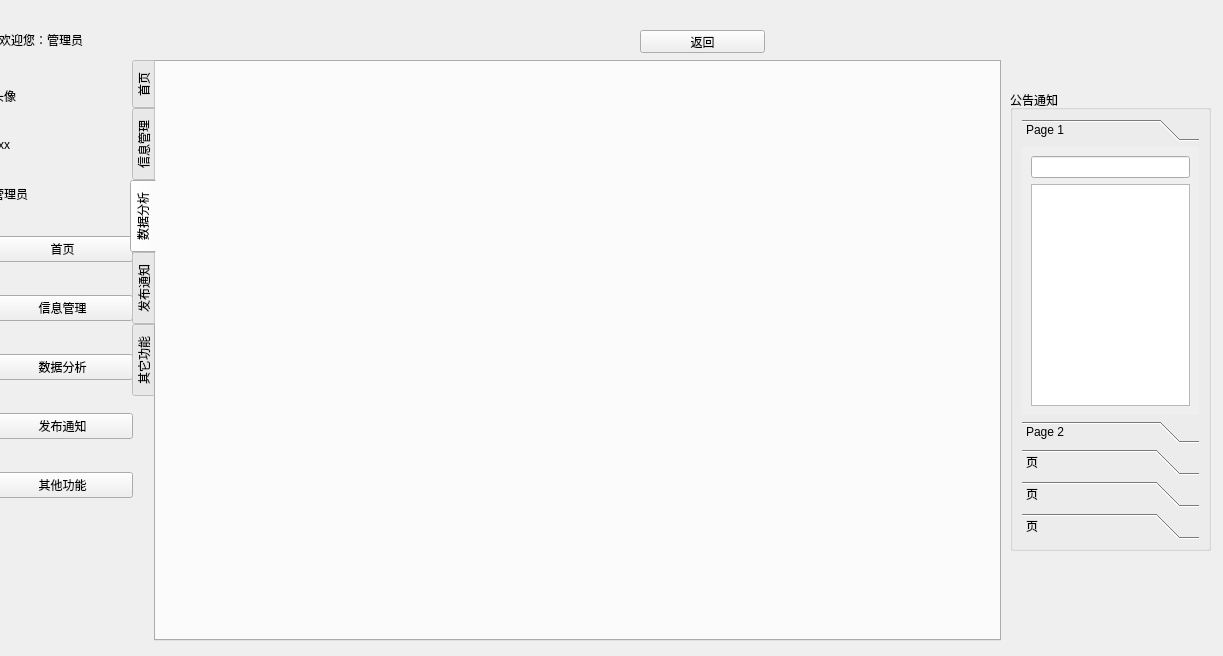
<?xml version="1.0" encoding="UTF-8"?>
<ui version="4.0">
 <class>Admin</class>
 <widget class="QWidget" name="Admin">
  <property name="geometry">
   <rect>
    <x>0</x>
    <y>0</y>
    <width>1223</width>
    <height>656</height>
   </rect>
  </property>
  <property name="windowTitle">
   <string>Form</string>
  </property>
  <widget class="QPushButton" name="pushButton_back">
   <property name="geometry">
    <rect>
     <x>640</x>
     <y>30</y>
     <width>125</width>
     <height>23</height>
    </rect>
   </property>
   <property name="text">
    <string>返回</string>
   </property>
  </widget>
  <widget class="QWidget" name="widget" native="true">
   <property name="geometry">
    <rect>
     <x>-1</x>
     <y>19</y>
     <width>275</width>
     <height>41</height>
    </rect>
   </property>
   <property name="sizePolicy">
    <sizepolicy hsizetype="Preferred" vsizetype="Preferred">
     <horstretch>0</horstretch>
     <verstretch>0</verstretch>
    </sizepolicy>
   </property>
   <layout class="QHBoxLayout" name="horizontalLayout">
    <item>
     <widget class="QLabel" name="label">
      <property name="text">
       <string>欢迎您：管理员</string>
      </property>
     </widget>
    </item>
   </layout>
  </widget>
  <widget class="QGroupBox" name="groupBox">
   <property name="geometry">
    <rect>
     <x>1010</x>
     <y>90</y>
     <width>201</width>
     <height>461</height>
    </rect>
   </property>
   <property name="sizePolicy">
    <sizepolicy hsizetype="Fixed" vsizetype="Preferred">
     <horstretch>0</horstretch>
     <verstretch>0</verstretch>
    </sizepolicy>
   </property>
   <property name="title">
    <string>公告通知</string>
   </property>
   <layout class="QVBoxLayout" name="verticalLayout">
    <item>
     <widget class="QToolBox" name="toolBox">
      <property name="frameShadow">
       <enum>QFrame::Plain</enum>
      </property>
      <property name="lineWidth">
       <number>1</number>
      </property>
      <property name="currentIndex">
       <number>0</number>
      </property>
      <widget class="QWidget" name="page">
       <property name="geometry">
        <rect>
         <x>0</x>
         <y>0</y>
         <width>181</width>
         <height>299</height>
        </rect>
       </property>
       <attribute name="label">
        <string>Page 1</string>
       </attribute>
       <layout class="QVBoxLayout" name="verticalLayout_6">
        <item>
         <widget class="QLineEdit" name="lineEdit_1"/>
        </item>
        <item>
         <widget class="QTextEdit" name="textEdit_1"/>
        </item>
       </layout>
      </widget>
      <widget class="QWidget" name="page_2">
       <property name="geometry">
        <rect>
         <x>0</x>
         <y>0</y>
         <width>181</width>
         <height>299</height>
        </rect>
       </property>
       <attribute name="label">
        <string>Page 2</string>
       </attribute>
       <layout class="QVBoxLayout" name="verticalLayout_5">
        <item>
         <widget class="QLineEdit" name="lineEdit_2"/>
        </item>
        <item>
         <widget class="QTextEdit" name="textEdit_2"/>
        </item>
       </layout>
      </widget>
      <widget class="QWidget" name="page_3">
       <property name="geometry">
        <rect>
         <x>0</x>
         <y>0</y>
         <width>181</width>
         <height>299</height>
        </rect>
       </property>
       <attribute name="label">
        <string>页</string>
       </attribute>
       <layout class="QVBoxLayout" name="verticalLayout_4">
        <item>
         <widget class="QLineEdit" name="lineEdit_3"/>
        </item>
        <item>
         <widget class="QTextEdit" name="textEdit_3"/>
        </item>
       </layout>
      </widget>
      <widget class="QWidget" name="page_4">
       <property name="geometry">
        <rect>
         <x>0</x>
         <y>0</y>
         <width>181</width>
         <height>299</height>
        </rect>
       </property>
       <attribute name="label">
        <string>页</string>
       </attribute>
       <layout class="QVBoxLayout" name="verticalLayout_3">
        <item>
         <widget class="QLineEdit" name="lineEdit_4"/>
        </item>
        <item>
         <widget class="QTextEdit" name="textEdit_4"/>
        </item>
       </layout>
      </widget>
      <widget class="QWidget" name="page_5">
       <property name="geometry">
        <rect>
         <x>0</x>
         <y>0</y>
         <width>181</width>
         <height>299</height>
        </rect>
       </property>
       <attribute name="label">
        <string>页</string>
       </attribute>
       <layout class="QVBoxLayout" name="verticalLayout_2">
        <item>
         <widget class="QLineEdit" name="lineEdit_5"/>
        </item>
        <item>
         <widget class="QTextEdit" name="textEdit_5"/>
        </item>
       </layout>
      </widget>
     </widget>
    </item>
   </layout>
  </widget>
  <widget class="QWidget" name="widget_2" native="true">
   <property name="geometry">
    <rect>
     <x>-8</x>
     <y>60</y>
     <width>141</width>
     <height>471</height>
    </rect>
   </property>
   <layout class="QVBoxLayout" name="verticalLayout_7">
    <item>
     <widget class="QLabel" name="label_3">
      <property name="sizePolicy">
       <sizepolicy hsizetype="Preferred" vsizetype="Fixed">
        <horstretch>0</horstretch>
        <verstretch>0</verstretch>
       </sizepolicy>
      </property>
      <property name="text">
       <string>头像</string>
      </property>
     </widget>
    </item>
    <item>
     <widget class="QLabel" name="label_4">
      <property name="sizePolicy">
       <sizepolicy hsizetype="Preferred" vsizetype="Fixed">
        <horstretch>0</horstretch>
        <verstretch>0</verstretch>
       </sizepolicy>
      </property>
      <property name="text">
       <string>xxx</string>
      </property>
     </widget>
    </item>
    <item>
     <widget class="QLabel" name="label_5">
      <property name="sizePolicy">
       <sizepolicy hsizetype="Preferred" vsizetype="Fixed">
        <horstretch>0</horstretch>
        <verstretch>0</verstretch>
       </sizepolicy>
      </property>
      <property name="text">
       <string>管理员</string>
      </property>
     </widget>
    </item>
    <item>
     <widget class="QPushButton" name="pushButton_index">
      <property name="text">
       <string>首页</string>
      </property>
     </widget>
    </item>
    <item>
     <widget class="QPushButton" name="pushButton_info">
      <property name="text">
       <string>信息管理</string>
      </property>
     </widget>
    </item>
    <item>
     <widget class="QPushButton" name="pushButton_data">
      <property name="text">
       <string>数据分析</string>
      </property>
     </widget>
    </item>
    <item>
     <widget class="QPushButton" name="pushButton_release">
      <property name="text">
       <string>发布通知</string>
      </property>
     </widget>
    </item>
    <item>
     <widget class="QPushButton" name="pushButton_other">
      <property name="text">
       <string>其他功能</string>
      </property>
     </widget>
    </item>
   </layout>
  </widget>
  <widget class="QTabWidget" name="tabWidget">
   <property name="geometry">
    <rect>
     <x>130</x>
     <y>60</y>
     <width>871</width>
     <height>581</height>
    </rect>
   </property>
   <property name="layoutDirection">
    <enum>Qt::LeftToRight</enum>
   </property>
   <property name="tabPosition">
    <enum>QTabWidget::West</enum>
   </property>
   <property name="tabShape">
    <enum>QTabWidget::Rounded</enum>
   </property>
   <property name="currentIndex">
    <number>2</number>
   </property>
   <property name="elideMode">
    <enum>Qt::ElideNone</enum>
   </property>
   <property name="usesScrollButtons">
    <bool>true</bool>
   </property>
   <widget class="QWidget" name="tab_index">
    <attribute name="title">
     <string>首页</string>
    </attribute>
    <widget class="QGroupBox" name="groupBox_2">
     <property name="geometry">
      <rect>
       <x>14</x>
       <y>27</y>
       <width>401</width>
       <height>231</height>
      </rect>
     </property>
     <property name="title">
      <string>基本资料</string>
     </property>
    </widget>
    <widget class="QLabel" name="label_2">
     <property name="geometry">
      <rect>
       <x>20</x>
       <y>0</y>
       <width>54</width>
       <height>16</height>
      </rect>
     </property>
     <property name="sizePolicy">
      <sizepolicy hsizetype="Fixed" vsizetype="Fixed">
       <horstretch>0</horstretch>
       <verstretch>0</verstretch>
      </sizepolicy>
     </property>
     <property name="text">
      <string>当前位置：</string>
     </property>
    </widget>
   </widget>
   <widget class="QWidget" name="tab_info">
    <attribute name="title">
     <string>信息管理</string>
    </attribute>
    <widget class="QTableWidget" name="tableWidget">
     <property name="enabled">
      <bool>true</bool>
     </property>
     <property name="geometry">
      <rect>
       <x>0</x>
       <y>40</y>
       <width>841</width>
       <height>531</height>
      </rect>
     </property>
    </widget>
    <widget class="QWidget" name="widget_3" native="true">
     <property name="geometry">
      <rect>
       <x>150</x>
       <y>0</y>
       <width>691</width>
       <height>41</height>
      </rect>
     </property>
     <widget class="QPushButton" name="pushButton_search">
      <property name="geometry">
       <rect>
        <x>640</x>
        <y>10</y>
        <width>41</width>
        <height>23</height>
       </rect>
      </property>
      <property name="sizePolicy">
       <sizepolicy hsizetype="Fixed" vsizetype="Fixed">
        <horstretch>0</horstretch>
        <verstretch>0</verstretch>
       </sizepolicy>
      </property>
      <property name="text">
       <string>搜索</string>
      </property>
     </widget>
     <widget class="QLineEdit" name="lineEdit_search">
      <property name="geometry">
       <rect>
        <x>494</x>
        <y>10</y>
        <width>141</width>
        <height>20</height>
       </rect>
      </property>
     </widget>
     <widget class="QPushButton" name="pushButton_add">
      <property name="geometry">
       <rect>
        <x>250</x>
        <y>10</y>
        <width>75</width>
        <height>23</height>
       </rect>
      </property>
      <property name="text">
       <string>添加</string>
      </property>
     </widget>
     <widget class="QPushButton" name="pushButton_modify">
      <property name="geometry">
       <rect>
        <x>330</x>
        <y>10</y>
        <width>75</width>
        <height>23</height>
       </rect>
      </property>
      <property name="text">
       <string>修改</string>
      </property>
     </widget>
     <widget class="QPushButton" name="pushButton_delete">
      <property name="geometry">
       <rect>
        <x>410</x>
        <y>10</y>
        <width>75</width>
        <height>23</height>
       </rect>
      </property>
      <property name="text">
       <string>删除</string>
      </property>
     </widget>
     <widget class="QPushButton" name="pushButton_export">
      <property name="geometry">
       <rect>
        <x>0</x>
        <y>10</y>
        <width>75</width>
        <height>23</height>
       </rect>
      </property>
      <property name="text">
       <string>导出</string>
      </property>
     </widget>
     <widget class="QPushButton" name="pushButton_import">
      <property name="geometry">
       <rect>
        <x>90</x>
        <y>10</y>
        <width>75</width>
        <height>23</height>
       </rect>
      </property>
      <property name="text">
       <string>导入</string>
      </property>
     </widget>
    </widget>
    <widget class="QComboBox" name="comboBox">
     <property name="geometry">
      <rect>
       <x>10</x>
       <y>10</y>
       <width>111</width>
       <height>20</height>
      </rect>
     </property>
     <property name="sizePolicy">
      <sizepolicy hsizetype="Fixed" vsizetype="Fixed">
       <horstretch>0</horstretch>
       <verstretch>0</verstretch>
      </sizepolicy>
     </property>
     <property name="editable">
      <bool>false</bool>
     </property>
     <item>
      <property name="text">
       <string>请选择信息</string>
      </property>
     </item>
     <item>
      <property name="text">
       <string>体温信息</string>
      </property>
     </item>
     <item>
      <property name="text">
       <string>学生信息</string>
      </property>
     </item>
     <item>
      <property name="text">
       <string>宿舍信息</string>
      </property>
     </item>
     <item>
      <property name="text">
       <string>学院信息</string>
      </property>
     </item>
     <item>
      <property name="text">
       <string>宿管信息</string>
      </property>
     </item>
     <item>
      <property name="text">
       <string>管理员信息</string>
      </property>
     </item>
    </widget>
   </widget>
   <widget class="QWidget" name="tab_data">
    <attribute name="title">
     <string>数据分析</string>
    </attribute>
    <widget class="QChartView" name="chartWidget" native="true">
     <property name="geometry">
      <rect>
       <x>10</x>
       <y>0</y>
       <width>831</width>
       <height>571</height>
      </rect>
     </property>
    </widget>
   </widget>
   <widget class="QWidget" name="tab_release">
    <attribute name="title">
     <string>发布通知</string>
    </attribute>
    <widget class="QLineEdit" name="lineEdit_title">
     <property name="geometry">
      <rect>
       <x>80</x>
       <y>70</y>
       <width>281</width>
       <height>41</height>
      </rect>
     </property>
    </widget>
    <widget class="QTextEdit" name="textEdit_content">
     <property name="geometry">
      <rect>
       <x>80</x>
       <y>120</y>
       <width>281</width>
       <height>231</height>
      </rect>
     </property>
    </widget>
    <widget class="QPushButton" name="pushButton_release_confirm">
     <property name="geometry">
      <rect>
       <x>320</x>
       <y>380</y>
       <width>75</width>
       <height>23</height>
      </rect>
     </property>
     <property name="text">
      <string>发布</string>
     </property>
    </widget>
    <widget class="QLabel" name="label_release_result">
     <property name="geometry">
      <rect>
       <x>210</x>
       <y>390</y>
       <width>54</width>
       <height>12</height>
      </rect>
     </property>
     <property name="text">
      <string/>
     </property>
    </widget>
   </widget>
   <widget class="QWidget" name="tab_other">
    <attribute name="title">
     <string>其它功能</string>
    </attribute>
   </widget>
  </widget>
 </widget>
 <customwidgets>
  <customwidget>
   <class>QChartView</class>
   <extends>QWidget</extends>
   <header>qchartview.h</header>
   <container>1</container>
  </customwidget>
 </customwidgets>
 <resources/>
 <connections/>
</ui>
